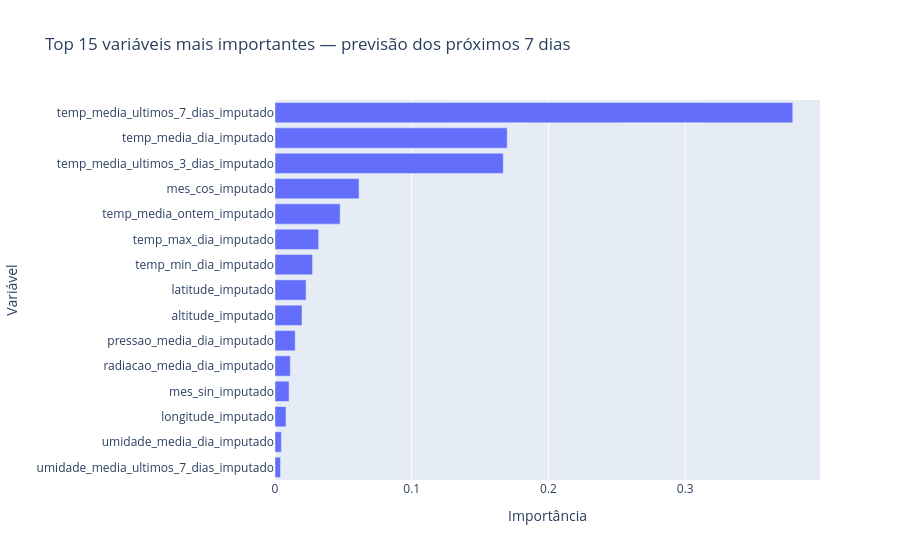

The code cell stored with this chart in its notebook:
### Markdown cell above
### Gráfico: top 15 variáveis mais importantes — próximos 7 dias

### Code cell
importancias_semana.createOrReplaceTempView("importancias_semana")

imp_semana_rows = spark.sql("""
    SELECT
        feature,
        importancia
    FROM (
        SELECT
            feature,
            importancia
        FROM importancias_semana
        ORDER BY importancia DESC
        LIMIT 15
    )
    ORDER BY importancia ASC
""").collect()

imp_semana_plot = {
    "feature": [row["feature"] for row in imp_semana_rows],
    "importancia": [row["importancia"] for row in imp_semana_rows]
}

fig = px.bar(
    imp_semana_plot,
    x="importancia",
    y="feature",
    orientation="h",
    title="Top 15 variáveis mais importantes — previsão dos próximos 7 dias",
    labels={
        "importancia": "Importância",
        "feature": "Variável"
    }
)

fig.show()

### Figure 1 — Plotly figure (JSON) as saved in the notebook; plotly's stock layout.template omitted (floating-point values rounded to 4 significant figures)
{"data": [{"hovertemplate": "Importância=%{x}<br>Variável=%{y}<extra></extra>", "legendgroup": "", "marker": {"color": "#636efa", "pattern": {"shape": ""}}, "name": "", "orientation": "h", "showlegend": false, "textposition": "auto", "type": "bar", "x": [0.004032, 0.004657, 0.008021, 0.01029, 0.0112, 0.01478, 0.01977, 0.02271, 0.02746, 0.03191, 0.04764, 0.06148, 0.1669, 0.1698, 0.3786], "xaxis": "x", "y": ["umidade_media_ultimos_7_dias_imputado", "umidade_media_dia_imputado", "longitude_imputado", "mes_sin_imputado", "radiacao_media_dia_imputado", "pressao_media_dia_imputado", "altitude_imputado", "latitude_imputado", "temp_min_dia_imputado", "temp_max_dia_imputado", "temp_media_ontem_imputado", "mes_cos_imputado", "temp_media_ultimos_3_dias_imputado", "temp_media_dia_imputado", "temp_media_ultimos_7_dias_imputado"], "yaxis": "y"}], "layout": {"barmode": "relative", "legend": {"tracegroupgap": 0}, "title": {"text": "Top 15 variáveis mais importantes — previsão dos próximos 7 dias"}, "xaxis": {"anchor": "y", "domain": [0, 1], "title": {"text": "Importância"}}, "yaxis": {"anchor": "x", "domain": [0, 1], "title": {"text": "Variável"}}}}
